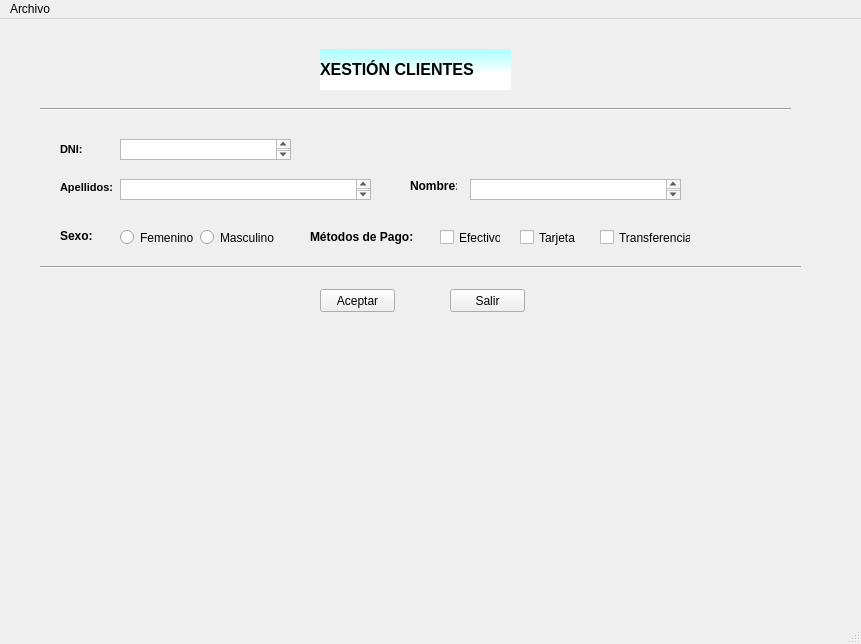
<?xml version="1.0" encoding="UTF-8"?>
<ui version="4.0">
 <class>venPrincipal</class>
 <widget class="QMainWindow" name="venPrincipal">
  <property name="geometry">
   <rect>
    <x>0</x>
    <y>0</y>
    <width>861</width>
    <height>644</height>
   </rect>
  </property>
  <property name="windowTitle">
   <string>Proyecto Uno</string>
  </property>
  <widget class="QWidget" name="centralwidget">
   <widget class="QLabel" name="label">
    <property name="geometry">
     <rect>
      <x>320</x>
      <y>30</y>
      <width>191</width>
      <height>41</height>
     </rect>
    </property>
    <property name="font">
     <font>
      <pointsize>12</pointsize>
      <weight>75</weight>
      <bold>true</bold>
     </font>
    </property>
    <property name="styleSheet">
     <string notr="true">background-color: rgb(170, 255, 255);
background-color: qlineargradient(spread:pad, x1:0.483, y1:0, x2:0.506, y2:0.625, stop:0 rgba(170, 255, 255, 255), stop:1 rgba(255, 255, 255, 255));</string>
    </property>
    <property name="text">
     <string>XESTIÓN CLIENTES</string>
    </property>
   </widget>
   <widget class="QLabel" name="lblDni_2">
    <property name="geometry">
     <rect>
      <x>60</x>
      <y>120</y>
      <width>31</width>
      <height>21</height>
     </rect>
    </property>
    <property name="font">
     <font>
      <pointsize>8</pointsize>
      <weight>75</weight>
      <bold>true</bold>
     </font>
    </property>
    <property name="text">
     <string>DNI: </string>
    </property>
   </widget>
   <widget class="Line" name="line">
    <property name="geometry">
     <rect>
      <x>40</x>
      <y>80</y>
      <width>751</width>
      <height>20</height>
     </rect>
    </property>
    <property name="orientation">
     <enum>Qt::Horizontal</enum>
    </property>
   </widget>
   <widget class="QTextEdit" name="editDni">
    <property name="geometry">
     <rect>
      <x>120</x>
      <y>120</y>
      <width>171</width>
      <height>21</height>
     </rect>
    </property>
   </widget>
   <widget class="QLabel" name="lblapel">
    <property name="geometry">
     <rect>
      <x>60</x>
      <y>160</y>
      <width>71</width>
      <height>16</height>
     </rect>
    </property>
    <property name="font">
     <font>
      <pointsize>8</pointsize>
      <weight>75</weight>
      <bold>true</bold>
     </font>
    </property>
    <property name="text">
     <string>Apellidos:</string>
    </property>
   </widget>
   <widget class="QTextEdit" name="editApel">
    <property name="geometry">
     <rect>
      <x>120</x>
      <y>160</y>
      <width>251</width>
      <height>21</height>
     </rect>
    </property>
   </widget>
   <widget class="Line" name="line_2">
    <property name="geometry">
     <rect>
      <x>40</x>
      <y>240</y>
      <width>761</width>
      <height>16</height>
     </rect>
    </property>
    <property name="orientation">
     <enum>Qt::Horizontal</enum>
    </property>
   </widget>
   <widget class="QLabel" name="lblNome">
    <property name="geometry">
     <rect>
      <x>410</x>
      <y>160</y>
      <width>47</width>
      <height>13</height>
     </rect>
    </property>
    <property name="font">
     <font>
      <weight>75</weight>
      <bold>true</bold>
     </font>
    </property>
    <property name="text">
     <string>Nombre:</string>
    </property>
   </widget>
   <widget class="QTextEdit" name="editNome">
    <property name="geometry">
     <rect>
      <x>470</x>
      <y>160</y>
      <width>211</width>
      <height>21</height>
     </rect>
    </property>
   </widget>
   <widget class="QPushButton" name="btnAceptar">
    <property name="geometry">
     <rect>
      <x>320</x>
      <y>270</y>
      <width>75</width>
      <height>23</height>
     </rect>
    </property>
    <property name="text">
     <string>Aceptar</string>
    </property>
   </widget>
   <widget class="QPushButton" name="btnSalir">
    <property name="geometry">
     <rect>
      <x>450</x>
      <y>270</y>
      <width>75</width>
      <height>23</height>
     </rect>
    </property>
    <property name="text">
     <string>Salir</string>
    </property>
   </widget>
   <widget class="QLabel" name="lblSexo">
    <property name="geometry">
     <rect>
      <x>60</x>
      <y>210</y>
      <width>47</width>
      <height>13</height>
     </rect>
    </property>
    <property name="font">
     <font>
      <weight>75</weight>
      <bold>true</bold>
     </font>
    </property>
    <property name="text">
     <string>Sexo:</string>
    </property>
   </widget>
   <widget class="QRadioButton" name="rbtFem">
    <property name="geometry">
     <rect>
      <x>120</x>
      <y>210</y>
      <width>82</width>
      <height>17</height>
     </rect>
    </property>
    <property name="text">
     <string>Femenino</string>
    </property>
   </widget>
   <widget class="QRadioButton" name="rbtMasc">
    <property name="geometry">
     <rect>
      <x>200</x>
      <y>210</y>
      <width>82</width>
      <height>17</height>
     </rect>
    </property>
    <property name="text">
     <string>Masculino</string>
    </property>
   </widget>
   <widget class="QLabel" name="lblSexo_2">
    <property name="geometry">
     <rect>
      <x>310</x>
      <y>210</y>
      <width>111</width>
      <height>16</height>
     </rect>
    </property>
    <property name="font">
     <font>
      <weight>75</weight>
      <bold>true</bold>
     </font>
    </property>
    <property name="text">
     <string>Métodos de Pago:</string>
    </property>
   </widget>
   <widget class="QCheckBox" name="chkEfec">
    <property name="geometry">
     <rect>
      <x>440</x>
      <y>210</y>
      <width>61</width>
      <height>17</height>
     </rect>
    </property>
    <property name="text">
     <string>Efectivo</string>
    </property>
   </widget>
   <widget class="QCheckBox" name="chkTar">
    <property name="geometry">
     <rect>
      <x>520</x>
      <y>210</y>
      <width>61</width>
      <height>17</height>
     </rect>
    </property>
    <property name="text">
     <string>Tarjeta</string>
    </property>
   </widget>
   <widget class="QCheckBox" name="chkTrans">
    <property name="geometry">
     <rect>
      <x>600</x>
      <y>210</y>
      <width>91</width>
      <height>17</height>
     </rect>
    </property>
    <property name="text">
     <string>Transferencia</string>
    </property>
   </widget>
  </widget>
  <widget class="Archivo" name="menuBar">
   <property name="geometry">
    <rect>
     <x>0</x>
     <y>0</y>
     <width>861</width>
     <height>21</height>
    </rect>
   </property>
   <widget class="QMenu" name="menuArchivo">
    <property name="title">
     <string>Archivo</string>
    </property>
   </widget>
   <addaction name="menuArchivo"/>
  </widget>
  <widget class="QStatusBar" name="statusbar"/>
 </widget>
 <customwidgets>
  <customwidget>
   <class>Archivo</class>
   <extends>QMenuBar</extends>
   <header location="global">archivo.h</header>
  </customwidget>
 </customwidgets>
 <resources/>
 <connections/>
</ui>
